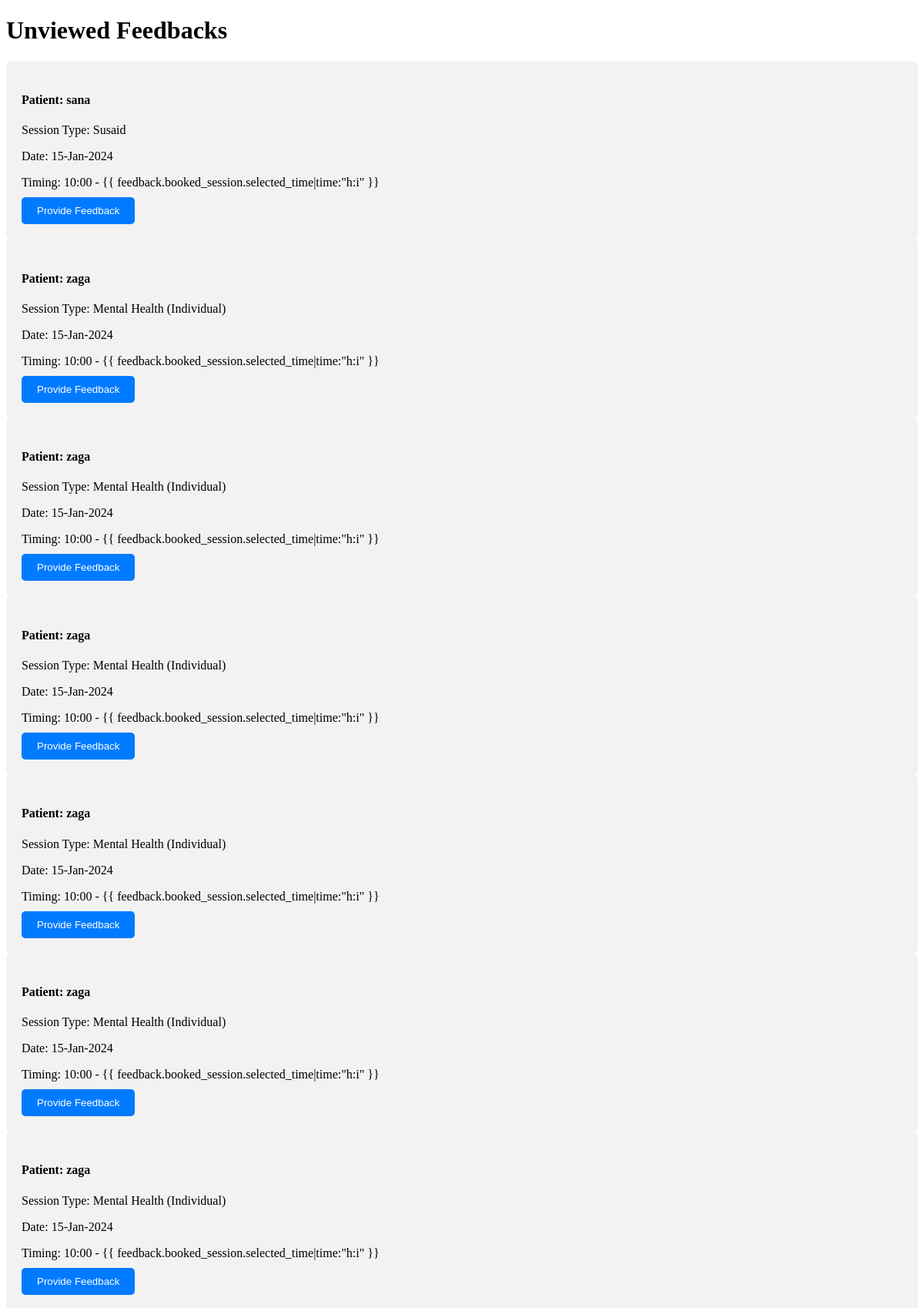
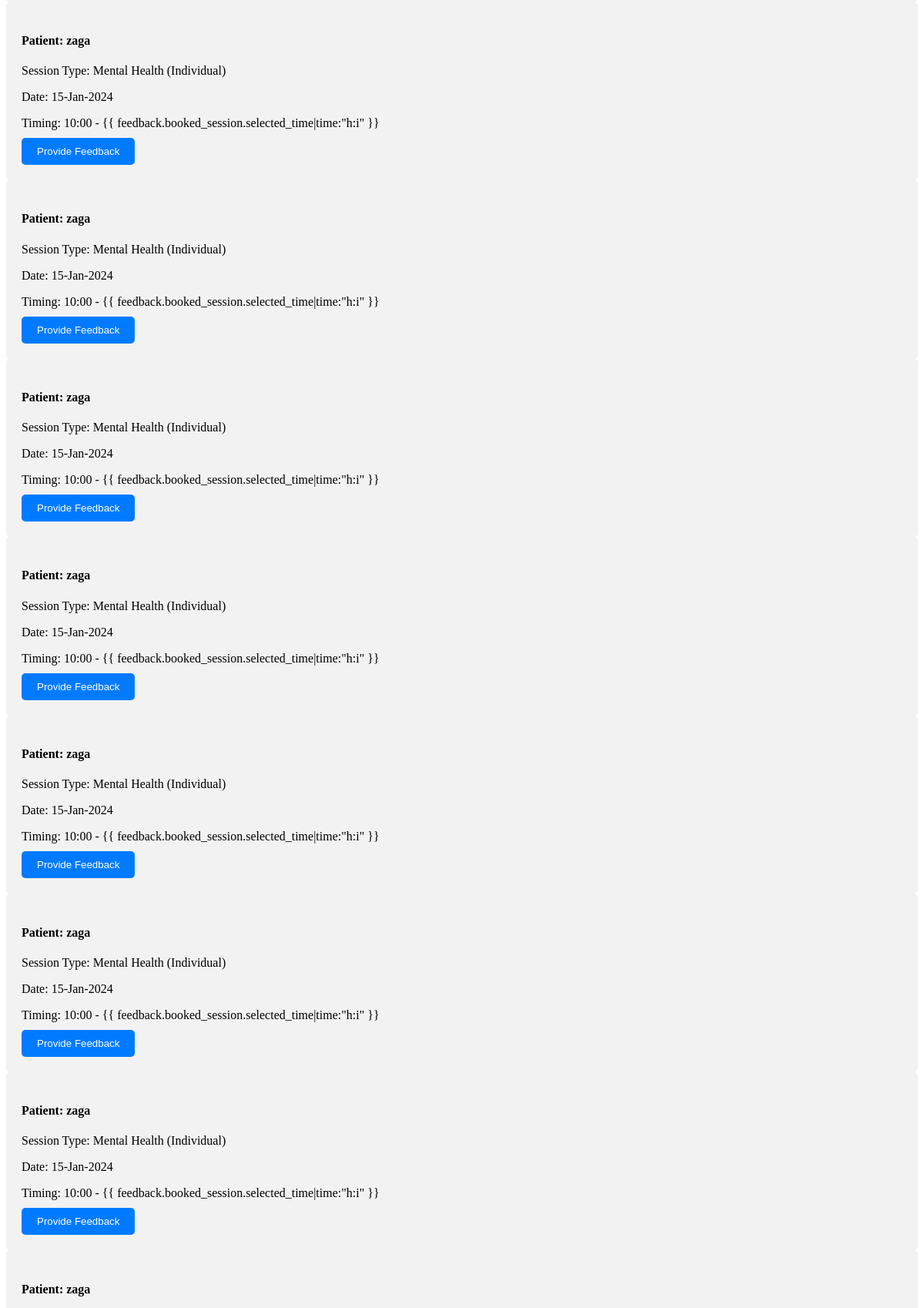
Page /therapist/unviewed-feedbacks/ (signed in, upper part) on the committed database (2 pictures, top to bottom).
### module1/models.py (models this page shows, shortened)
class Feedback(models.Model):
    therapist = models.ForeignKey(Therapist, on_delete=models.CASCADE)
    patient = models.ForeignKey(Patient, on_delete=models.CASCADE)
    booked_session = models.ForeignKey(BookedSession, on_delete=models.CASCADE)
    description = models.TextField(default='')
    answer1 = models.TextField()
    answer2 = models.TextField()
    answer3 = models.TextField()
    answer4 = models.TextField()
    answer5 = models.TextField()
    is_viewed = models.BooleanField(default=False)
    created_at=models.DateTimeField(default=timezone.now)
    total_percentage = models.IntegerField(default=0)

class Patient(models.Model):
    user = models.OneToOneField(User, on_delete=models.CASCADE)
    gender = models.CharField(max_length=10)
    dob = models.CharField(max_length=3)
    phone_no = models.CharField(max_length=20)
    age = models.CharField(max_length=3)
    progress_percentage = models.IntegerField(default=0)

class BookedSession(models.Model):
    therapist = models.ForeignKey(Therapist, on_delete=models.CASCADE)
    patient = models.ForeignKey(Patient, on_delete=models.CASCADE)
    session_type = models.CharField(max_length=50, default="Regular", blank=True, null=True)
    amount = models.DecimalField(max_digits=10, decimal_places=2)
    selected_time = models.DateTimeField(max_length=10, blank=True, null=True)
    payment_method = models.CharField(max_length=50, default='nayapay')

### module1/views.py (the view)
# urls.py: path('therapist/unviewed-feedbacks/', views.therapist_unviewed_feedbacks, name='therapist_unviewed_feedbacks'),
def therapist_unviewed_feedbacks(request):
    therapist = request.user.therapist
    unviewed_feedbacks = Feedback.objects.filter(therapist=therapist, is_viewed=False)
    context = {'unviewed_feedbacks': unviewed_feedbacks}
    return render(request, 'therapist_unviewed_feedbacks.html', context)

### Templates/therapist_unviewed_feedbacks.html (shortened to what this page needs)
<!DOCTYPE html>
<html lang="en">
<head>
    {%load static%}
</head>
<body>
<h1>Unviewed Feedbacks</h1>
<div class="feedbacks">
    {% for feedback in unviewed_feedbacks %}
    <div class="feedback-item">
        <h4>Patient: {{ feedback.patient.user.username }}</h4>
        <p>Session Type: {{ feedback.booked_session.session_type }}</p>
        <p>Date: {{ feedback.booked_session.selected_time|date:"d-M-Y" }}</p>
        <p>Timing: {{ feedback.booked_session.selected_time|time:"h:i" }} - {{
            feedback.booked_session.selected_time|time:"h:i" }}</p>
        <a href="{% url 'provide_feedback' feedback_id=feedback.id %}">
            <button>Provide Feedback</button>
        </a>
    </div>
    {% endfor %}
</div>
</body>
</html>

### Templates/therapist_unviewed_feedbacks.html (style rules this page uses)
.feedback-item { background-color: #f2f2f2; padding: 20px; border-radius: 5px; }
.feedback-item p { margin-bottom: 10px; }
.feedback-item button { background-color: #007bff; color: #fff; padding: 10px 20px; border: none; border-radius: 5px; cursor: pointer; }

### rows in the picture
Feedback: patient.user.username "sana", booked_session.session_type "Susaid", booked_session.selected_time "15-Jan-2024", booked_session.selected_time "10:00"
Feedback: patient.user.username "zaga", booked_session.session_type "Mental Health (Individual)", booked_session.selected_time "15-Jan-2024", booked_session.selected_time "10:00"
Feedback: patient.user.username "zaga", booked_session.session_type "Mental Health (Individual)", booked_session.selected_time "15-Jan-2024", booked_session.selected_time "10:00"
Feedback: patient.user.username "zaga", booked_session.session_type "Mental Health (Individual)", booked_session.selected_time "15-Jan-2024", booked_session.selected_time "10:00"
Feedback: patient.user.username "zaga", booked_session.session_type "Mental Health (Individual)", booked_session.selected_time "15-Jan-2024", booked_session.selected_time "10:00"
Feedback: patient.user.username "zaga", booked_session.session_type "Mental Health (Individual)", booked_session.selected_time "15-Jan-2024", booked_session.selected_time "10:00"
Feedback: patient.user.username "zaga", booked_session.session_type "Mental Health (Individual)", booked_session.selected_time "15-Jan-2024", booked_session.selected_time "10:00"
Feedback: patient.user.username "zaga", booked_session.session_type "Mental Health (Individual)", booked_session.selected_time "15-Jan-2024", booked_session.selected_time "10:00"
Feedback: patient.user.username "zaga", booked_session.session_type "Mental Health (Individual)", booked_session.selected_time "15-Jan-2024", booked_session.selected_time "10:00"
Feedback: patient.user.username "zaga", booked_session.session_type "Mental Health (Individual)", booked_session.selected_time "15-Jan-2024", booked_session.selected_time "10:00"
Feedback: patient.user.username "zaga", booked_session.session_type "Mental Health (Individual)", booked_session.selected_time "15-Jan-2024", booked_session.selected_time "10:00"
Feedback: patient.user.username "zaga", booked_session.session_type "Mental Health (Individual)", booked_session.selected_time "15-Jan-2024", booked_session.selected_time "10:00"
Feedback: patient.user.username "zaga", booked_session.session_type "Mental Health (Individual)", booked_session.selected_time "15-Jan-2024", booked_session.selected_time "10:00"
Feedback: patient.user.username "zaga", booked_session.session_type "Mental Health (Individual)", booked_session.selected_time "15-Jan-2024", booked_session.selected_time "10:00"
Feedback: patient.user.username "zaga"
